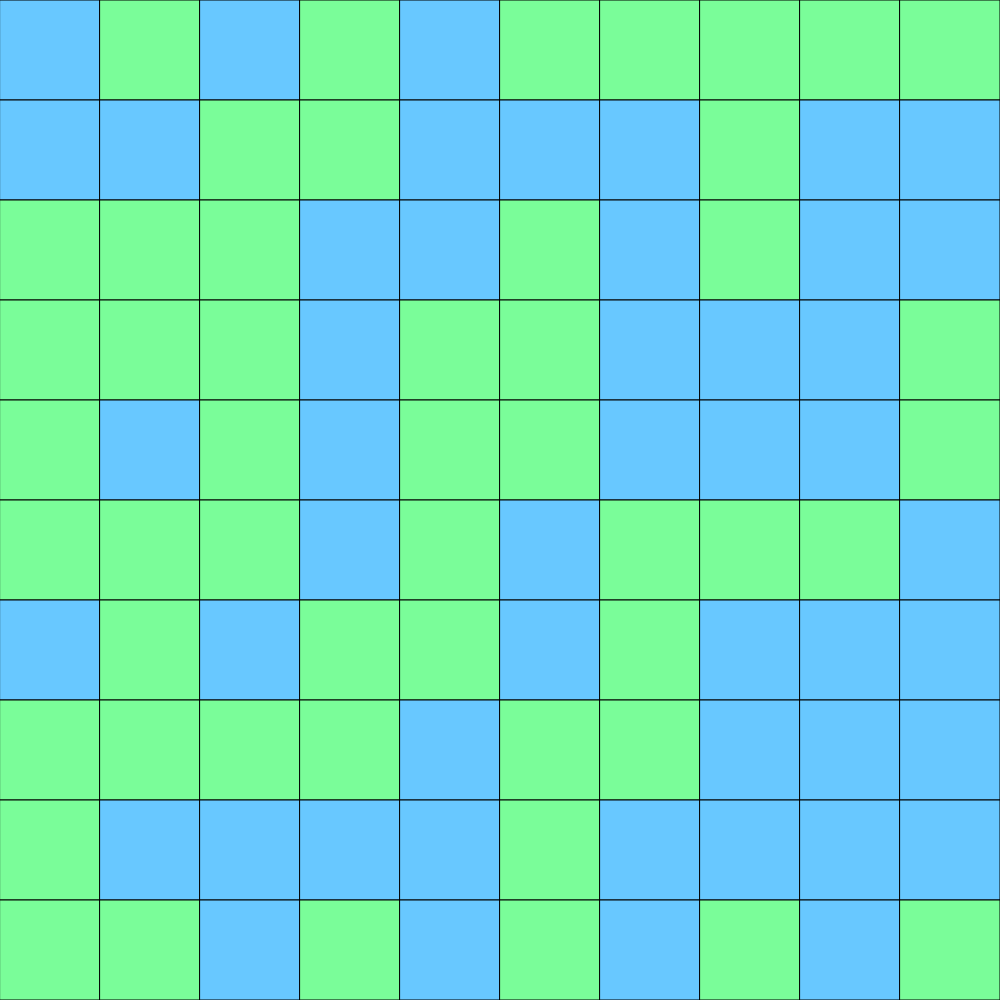
Frame 1 (no input)
Frame 60 (no input): identical to frame 1, image omitted
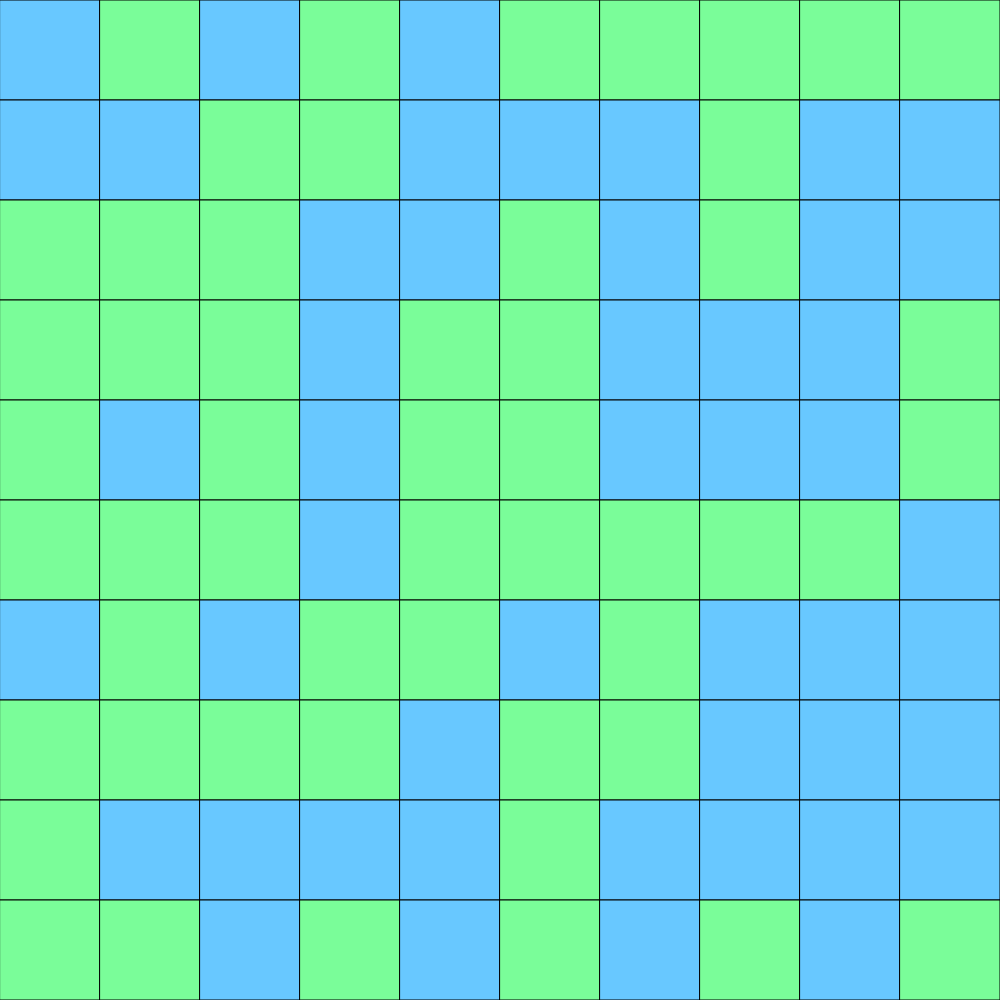
Frame 120 (the mouse pressed at the canvas centre since frame 60)

The p5.js sketch that drew these frames (run headless with seeded random() and noise() and a simulated clock; from frame 60 on, the mouse is pressed at the canvas centre):

// p5.js sketch
// ── sketch.js
// Grid demo
//oct 22

// let grid = [[1,0,1,0]
//   [0,1,0,1]
//   [1,0,1,0]
//   [0,1,0,1]];

let grid;
let cellSize;
let shouldToggleNeighbours = false;
const GRID_SIZE = 10;

function setup() {
  if ( windowWidth < windowHeight) {
    createCanvas(windowWidth, windowWidth);
  }
  else {
    createCanvas(windowHeight, windowHeight);
  }
  cellSize = height/GRID_SIZE;

  grid = generateRandomGrid(GRID_SIZE, GRID_SIZE);
}

function windowResized() {
  if ( windowWidth < windowHeight) {
    resizeCanvas(windowWidth, windowWidth);
  }
  else {
    resizeCanvas(windowHeight, windowHeight);
  }
  cellSize = height/GRID_SIZE;
}

function draw() {
  background(12,23,53);
  displayGrid();

}

function toggleCell(x, y) {
  //make sure the cell you're toggling is in the grid
  if (x >= 0 && x < GRID_SIZE && y >= 0 && y < GRID_SIZE) {
    if (grid[y][x] === 0) {
      grid[y][x] = 1;
    }
    else {
      grid[y][x] = 0;
    }
  }
}

function keyPressed() {
  if (key === "r") {
    grid = generateRandomGrid(GRID_SIZE, GRID_SIZE);
  }
  else if (key === "e") {
    grid = generateEmptyGrid(GRID_SIZE, GRID_SIZE);
  }
  else if (key === "n") {
    shouldToggleNeighbours =! shouldToggleNeighbours;
  }
  else if (key === "q") {
    grid = updateGrid();
  }
}

function mousePressed() {
  let x = Math.floor(mouseX/cellSize);
  let y = Math.floor(mouseY/cellSize);
  toggleCell(x,y);
  
  if (shouldToggleNeighbours === true){
    toggleCell(x+1,y);
    toggleCell(x-1,y);
    toggleCell(x,y+1);
    toggleCell(x,y-1);
  }
  
}

function updateGrid() {
  //make another array to hold the next turn
  let nextTurn = generateEmptyGrid(GRID_SIZE, GRID_SIZE);

  //look at every cell
  for (let y = 0; y < GRID_SIZE; y++) {
    for (let x = 0; x < GRID_SIZE; x++) {
      let neighbours = 0;

      //look at every neighbour around it
      for (let i = -1; i <= 1; i++) {
        for (let j = -1; j <= 1; j++) {
          //don't fall off the edge
          if (x+j >= 0 && x+j < GRID_SIZE && y+i >= 0 && y+i < GRID_SIZE) {
            neighbours += grid[y+i][x+j];
          }
        }
      }

      //don't count yourself as a neighbour
      neighbours -= grid[y][x];

      //apply the rules
      if (grid[y][x] === 1) { //alive
        if (neighbours === 2 || neighbours === 3) {
          nextTurn[y][x] = 1;
        }
        else {
          nextTurn[y][x] = 0;
        }
      }

      if (grid[y][x] === 0) { //dead
        if (neighbours === 3) {
          nextTurn[y][x] = 1;
        }
        else {
          nextTurn[y][x] = 0;
        }
      }
    }
  }
  return nextTurn;
}



function displayGrid() {
  for (let y = 0; y < GRID_SIZE; y++) {
    for (let x = 0; x < GRID_SIZE; x++) {
      if (grid[y][x] === 1) {
        fill(122,253,153);
      }
      else if (grid[y][x] === 0) {
        fill(104,200,255);
      }
      square(x * cellSize , y * cellSize , cellSize);
    }
  }
}

function generateRandomGrid(cols, rows){
  let newGrid = [];
  for (let y = 0; y < rows; y++) {
    newGrid.push([]);
    for (let x = 0; x < cols; x++) {
      //make it 1 or 0 50/50
      if (random(100) < 50 ) {
        newGrid[y].push(1);

      }
      else {
        newGrid[y].push(0);
      }

    }
  }
  return newGrid;

}

function generateEmptyGrid(cols, rows) {
  let newGrid = [];
  for (let y = 0; y < rows; y++) {
    newGrid.push([]);
    for (let x = 0; x < cols; x++) {
      newGrid[y].push(0);


    }
  }
  return newGrid;

}
